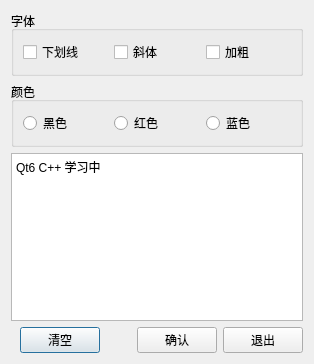
<?xml version="1.0" encoding="UTF-8"?>
<ui version="4.0">
 <class>Dialog</class>
 <widget class="QDialog" name="Dialog">
  <property name="geometry">
   <rect>
    <x>0</x>
    <y>0</y>
    <width>314</width>
    <height>364</height>
   </rect>
  </property>
  <property name="windowTitle">
   <string>Dialog</string>
  </property>
  <property name="windowIcon">
   <iconset resource="res.qrc">
    <normaloff>:/icons/images/editor.ico</normaloff>:/icons/images/editor.ico</iconset>
  </property>
  <layout class="QVBoxLayout" name="verticalLayout">
   <item>
    <widget class="QGroupBox" name="groupBox">
     <property name="title">
      <string>字体</string>
     </property>
     <layout class="QHBoxLayout" name="horizontalLayout">
      <item>
       <widget class="QCheckBox" name="checkBox_underLine">
        <property name="text">
         <string>下划线</string>
        </property>
       </widget>
      </item>
      <item>
       <widget class="QCheckBox" name="checkBox_italic">
        <property name="text">
         <string>斜体</string>
        </property>
       </widget>
      </item>
      <item>
       <widget class="QCheckBox" name="checkBox_blod">
        <property name="text">
         <string>加粗</string>
        </property>
       </widget>
      </item>
     </layout>
    </widget>
   </item>
   <item>
    <widget class="QGroupBox" name="groupBox_2">
     <property name="title">
      <string>颜色</string>
     </property>
     <layout class="QHBoxLayout" name="horizontalLayout_2">
      <item>
       <widget class="QRadioButton" name="radioButton__black">
        <property name="text">
         <string>黑色</string>
        </property>
       </widget>
      </item>
      <item>
       <widget class="QRadioButton" name="radioButton_red">
        <property name="text">
         <string>红色</string>
        </property>
       </widget>
      </item>
      <item>
       <widget class="QRadioButton" name="radioButton_blue">
        <property name="text">
         <string>蓝色</string>
        </property>
       </widget>
      </item>
     </layout>
    </widget>
   </item>
   <item>
    <widget class="QPlainTextEdit" name="plainTextEdit">
     <property name="plainText">
      <string>Qt6 C++ 学习中</string>
     </property>
    </widget>
   </item>
   <item>
    <layout class="QHBoxLayout" name="horizontalLayout_3">
     <item>
      <spacer name="horizontalSpacer">
       <property name="orientation">
        <enum>Qt::Horizontal</enum>
       </property>
       <property name="sizeHint" stdset="0">
        <size>
         <width>18</width>
         <height>20</height>
        </size>
       </property>
      </spacer>
     </item>
     <item>
      <widget class="QPushButton" name="pushButton_clear">
       <property name="text">
        <string>清空</string>
       </property>
       <property name="icon">
        <iconset resource="res.qrc">
         <normaloff>:/icons/images/212.bmp</normaloff>:/icons/images/212.bmp</iconset>
       </property>
      </widget>
     </item>
     <item>
      <spacer name="horizontalSpacer_2">
       <property name="orientation">
        <enum>Qt::Horizontal</enum>
       </property>
       <property name="sizeHint" stdset="0">
        <size>
         <width>40</width>
         <height>20</height>
        </size>
       </property>
      </spacer>
     </item>
     <item>
      <widget class="QPushButton" name="pushButton_OK">
       <property name="text">
        <string>确认</string>
       </property>
       <property name="icon">
        <iconset resource="res.qrc">
         <normaloff>:/icons/images/322.bmp</normaloff>:/icons/images/322.bmp</iconset>
       </property>
      </widget>
     </item>
     <item>
      <widget class="QPushButton" name="pushButton_close">
       <property name="text">
        <string>退出</string>
       </property>
       <property name="icon">
        <iconset resource="res.qrc">
         <normaloff>:/icons/images/324.bmp</normaloff>:/icons/images/324.bmp</iconset>
       </property>
      </widget>
     </item>
    </layout>
   </item>
  </layout>
 </widget>
 <tabstops>
  <tabstop>checkBox_underLine</tabstop>
  <tabstop>checkBox_italic</tabstop>
  <tabstop>checkBox_blod</tabstop>
  <tabstop>radioButton__black</tabstop>
  <tabstop>radioButton_red</tabstop>
  <tabstop>radioButton_blue</tabstop>
  <tabstop>plainTextEdit</tabstop>
  <tabstop>pushButton_clear</tabstop>
  <tabstop>pushButton_OK</tabstop>
  <tabstop>pushButton_close</tabstop>
 </tabstops>
 <resources>
  <include location="res.qrc"/>
 </resources>
 <connections>
  <connection>
   <sender>pushButton_OK</sender>
   <signal>clicked()</signal>
   <receiver>Dialog</receiver>
   <slot>accept()</slot>
   <hints>
    <hint type="sourcelabel">
     <x>186</x>
     <y>324</y>
    </hint>
    <hint type="destinationlabel">
     <x>161</x>
     <y>173</y>
    </hint>
   </hints>
  </connection>
  <connection>
   <sender>pushButton_close</sender>
   <signal>clicked()</signal>
   <receiver>Dialog</receiver>
   <slot>close()</slot>
   <hints>
    <hint type="sourcelabel">
     <x>272</x>
     <y>324</y>
    </hint>
    <hint type="destinationlabel">
     <x>161</x>
     <y>173</y>
    </hint>
   </hints>
  </connection>
 </connections>
</ui>
